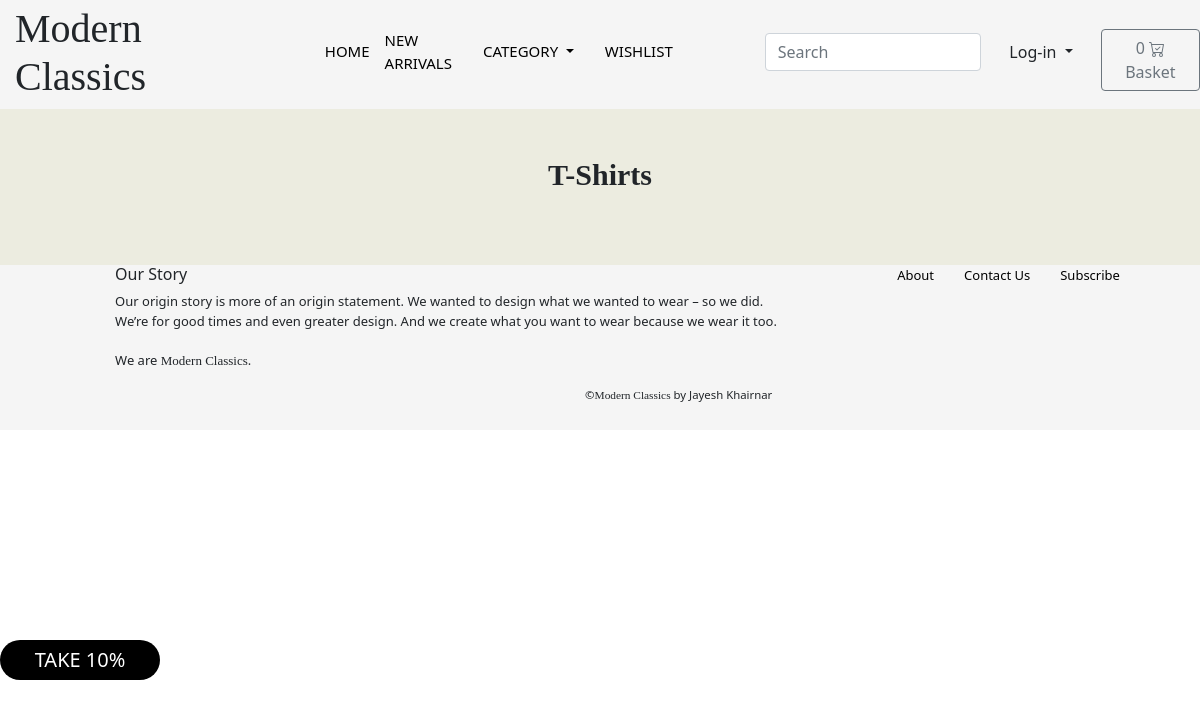
Page /search/t-shirts/ on the earlier database version.
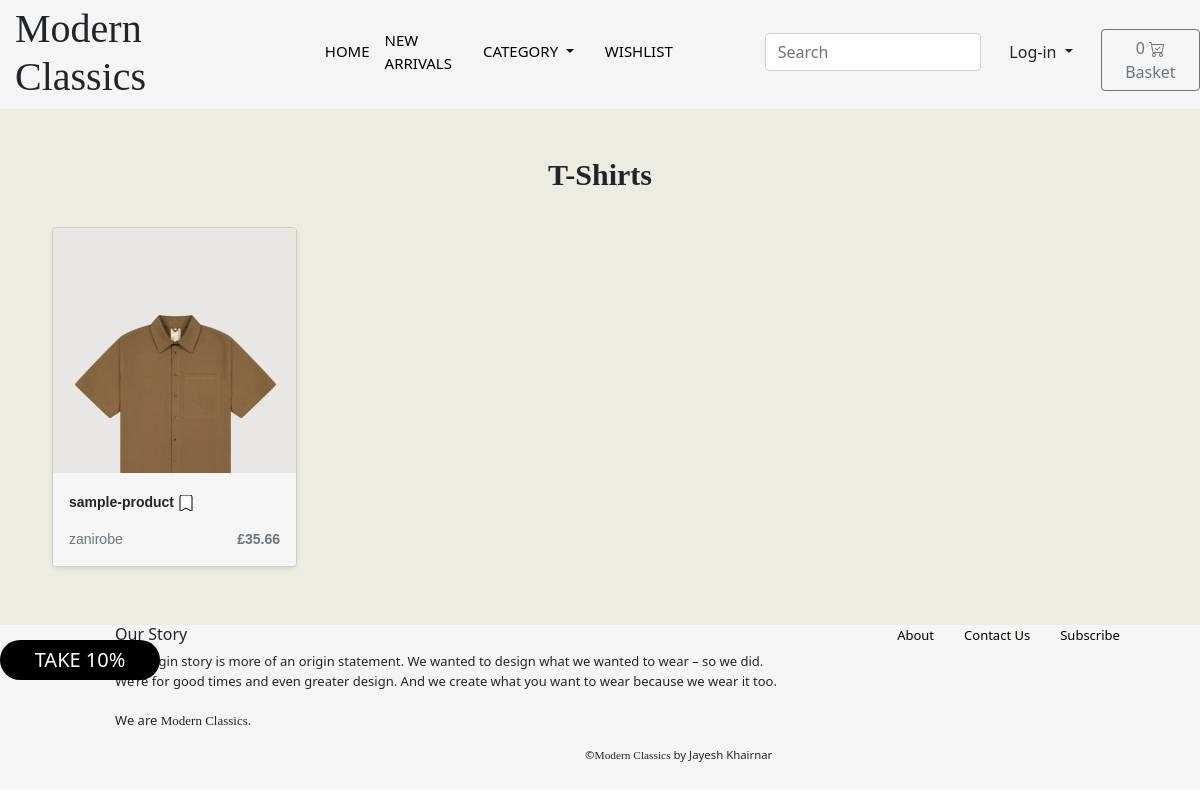
Same page on the later database version.
### store/models.py (models this page shows, shortened)
class Category(models.Model):
    name = models.CharField(max_length=225,db_index=True)               #db_index-->??
    slug = models.SlugField(max_length=225, unique=True)                #SlugField,unique--->??
    category_image = models.ImageField(upload_to='uploads/ategory', default='uploads/products/default.jpg')
    class Meta:                                                         #Meta-->??
        verbose_name_plural='categories'
    def get_absolute_url(self):
        return reverse("store:category_list", args=[self.slug])

class Product(models.Model):
    category = models.ForeignKey(Category, related_name='product', on_delete=models.CASCADE)
    created_by = models.ForeignKey(User , on_delete=models.CASCADE , related_name='product_creator')
    title = models.CharField(max_length=255)
    slug = models.SlugField(max_length=255)
    brand = models.CharField(max_length=100)
    price = models.DecimalField(max_digits=5, decimal_places=2)
    in_stock = models.BooleanField(default=True)
    is_active = models.BooleanField(default=True)
    is_wishlisted = models.BooleanField(default=False)
    description = models.CharField(
        max_length=1000, default='', blank=True, null=True)
    image = models.ImageField(upload_to='uploads/products/',default='uploads/products/default.jpg')
    image2 = models.ImageField(upload_to='uploads/products/',default='uploads/products/default.jpg')
    created = models.DateTimeField(auto_now_add=True)
    updated = models.DateTimeField(auto_now=True)
    objects = models.Manager()
    products = ProductManager()
    wishlisted = WishlistManager()
    class Meta:
        verbose_name_plural = 'Products'
        ordering=('created',)
    def get_absolute_url(self):
        return reverse("store:product_detail", args=[self.slug])

### store/views.py (the view)
# urls.py: path('search/<slug:category_slug>/', views.category_list, name='category_list'),
def category_list(request, category_slug=None):
    category = get_object_or_404(Category,slug=category_slug)
    products = Product.objects.filter(category=category)
    return render(request, 'store/products/category.html',{'category':category, 'products':products})

### basket/basket.py (called while the page is built)
    def __len__(self):
        return sum(item['qty'] for item in self.basket.values())

### basket/context_processors.py (called while the page is built)
def basket(request):
    return {'basket': Basket(request)}

### store/context_processors.py (called while the page is built)
def categories(request):
    return{
        'categories': Category.objects.all()
    }

### templates/store/products/category.html (shortened to what this page needs)
{% extends "../base.html" %}
{% load static %}
{% block content %}
<main>
  <div class="album py-5 bg-transparent">
    <div class="container bg-transparent">
      <div class="pb-3 h5 bg-transparent ">{{category.name|title}}</div>
      <div class="products-container bg-transparent">
      {% for product in products %}
        <div class="col bg-transparent">
          <div class="card shadow-sm bg-transparent">
            <div class="flip-card">
              <div class="flip-card-inner">
                <div class="flip-card-front">
                  <img class="card-img-top first-img" alt="Responsive image" src="{{ product.image.url }}">
                </div>
                <div class="flip-card-back">
                </div>
              </div>
            </div>
            <div class="card-body">
              <p class="card-text">
                <a class="text-dark text-decoration-none bolder-text" href="{{ product.get_absolute_url }}">{{ product.title }}</a>
                <svg id="svg{{forloop.counter}}" class="bi bi-bookmark-fill" data-index="{{product.id}}" xmlns="http://www.w3.org/2000/svg" width="16" height="16" fill="currentColor"  viewBox="0 0 16 16"> <path d="M2 2v13.5a.5.5 0 0 0 .74.439L8 13.069l5.26 2.87A.5.5 0 0 0 14 15.5V2a2 2 0 0 0-2-2H4a2 2 0 0 0-2 2z" ></path> </svg>
              </p>
              <div class="d-flex justify-content-between align-items-center">
                <small class="text-muted">{{ product.brand }}</small>
                <small class="text-muted"><strong>&pound;{{ product.price }}</strong></small>
              </div>
            </div>
          </div>
        </div>
      {% endfor %}
      </div>
    </div>
  </div>
</main>
{% endblock %}

### templates/store/base.html (shortened to what this page needs)
{% load static %}
<html>
<head>
    <link href="https://cdn.jsdelivr.net/npm/bootstrap@5.0.0-beta1/dist/css/bootstrap.min.css" rel="stylesheet">
    <link rel="stylesheet" href=" {% static 'base.css' %}">
    <link rel="stylesheet" href=" {% static 'home.css' %}">
    <link rel="stylesheet" href=" {% static 'category.css' %}">
    <link rel="stylesheet" href=" {% static 'collections.css' %}">
    <link rel="stylesheet" href="https://cdnjs.cloudflare.com/ajax/libs/font-awesome/4.7.0/css/font-awesome.min.css">
</head>
<body>
    <header>
        <nav class="nav-bar" id="navbar">
            <h1 class="brand_name">Modern Classics</h1>
            <div class="nav-bar left">
                <ul class="nav-sections" id="nav-sections-left">
                    <li class="nav-item">
                        <a href="/">HOME</a>
                    </li>
                    <li class="nav-item">
                        <a href="#">NEW ARRIVALS</a>
                    </li>
                    <li class="nav-item dropdown">
                        <a class="nav-link dropdown-toggle" href="#" id="navbarDropdown" role="button"
                                data-bs-toggle="dropdown" aria-expanded="false">
                                CATEGORY
                        </a>
                    </li>
                    <li class="nav-item">
                        <a href="{% url 'saved:wishlist' %}">WISHLIST</a>
                    </li>
                </ul>
            </div>
            <div class="nav-bar right">
                <ul class="nav-sections" id="nav-sections-right">
                    <li class="nav-item">
                        <input class="form-control me-2" type="search" placeholder="Search" aria-label="Search">
                    </li>
                    <li class="nav-item">
                        <div class="dropdown">
                            <button type="button" class="btn btn dropdown-toggle" data-bs-toggle="dropdown" aria-expanded="false" data-bs-auto-close="outside">
                             Log-in
                            </button>
                        </div>
                    </li>
                </ul>
                <a type="button" role="button" href="{% url "basket:basket_summary" %}" class="btn btn-outline-secondary">
                    {% with total_qty=basket|length %}
                    <div id="basket-qty" class="d-inline-flex">
                        {% if total_qty > 0 %}
                            {{total_qty}}
                        {%else%}
                            0
                        {% endif %}
                    </div>
                    {% endwith%}
                      Basket
                </a>
            </div>
        </nav>
    </header>
    <div id="content">{% block content %} {% endblock %}</div>
    <footer>
        <div class="footer">
                <div class="our-story" id="our-story">
                        <h6>Our Story</h6>
                        <p>Our origin story is more of an origin statement. We wanted to design what we wanted to wear – so we did.
                            We’re for good times and even greater design. And we create what you want to wear because we wear it too. <br><br>
                            We are <span id="brand_name">Modern Classics</span>.
                        </p>
                        <div class="copywright">
                            <p><small>&copy;<span id="brand_name">Modern Classics</span> by Jayesh Khairnar</small></p>
                        </div>
                </div>
                <ul class="footer-sections">
                    <li class="nav-item">
                        <a href="#">About</a>
                    </li>
                    <li class="nav-item">
                        <a href="#">Contact Us</a>
                    </li>
                    <li class="nav-item">
                        <a href="#">Subscribe</a>
                    </li>
                </ul>
        </div>
  <button class="sale-offer-notification" id="plus">TAKE 10%</button>
    </footer>
</body>
</html>

### store/static/base.css (style rules this page uses)
* { margin-top: 0px; background-color: whitesmoke; }
.nav-bar { display: flex; align-items: center; justify-content: space-around; padding-top:5px ; z-index: 100; }
.brand_name { font-family: 'Playfair Display', serif; padding-left: 15px; padding-right: 30px; }
#brand_name { font-family: 'Playfair Display', serif; }
.nav-bar .left { padding-left:10px ; }
.nav-bar .right { padding-left: 30px; }
.nav-sections { display: flex; align-items: center; justify-content: center; list-style-type: none; font-size: 15px; }
.nav-item { margin-right: 15px; }
.nav-item a { text-decoration: none; color: black; }
.footer { display: flex; justify-content: space-evenly; align-items: baseline; font-size: small; padding-bottom: 10px; }
.our-story { padding-left: 50px; width: 60%; }
.footer-sections { display: flex; list-style-type: none; }
.footer-sections li { padding-left: 15px; }
.copywright { margin-left: 470px; }
a { text-decoration: none; }
.sale-offer-notification { padding: 5px 5px; margin-left: 0px; font-size: 20px; position:fixed ; z-index: 1000; top: 80%; }
.sale-offer-notification { background-color: #000000; border: none; color: white; border-radius: 50px; width: 10rem; overflow: hidden; transition: transform 500ms ease; -webkit-transition: all 1.25s ease; -moz-transition: all 1.25s ease; -o-transition: all 1.25s ease; transition: all 1.25s ease; cursor: pointer; }

### store/static/home.css (style rules this page uses)
main { margin: 0; padding: 0; overflow-x: hidden; background-color: rgb(236, 236, 224); }
.h5 { font-weight: bolder; font-size: 30px; font-family:Georgia, 'Times New Roman', Times, serif; text-align: center; background-color: rgb(236, 236, 224); }

### store/static/category.css (style rules this page uses)
.products-container { display: flex; align-items:center; justify-content: space-around; flex-direction: row; flex-wrap:wrap; }
.col { margin: 10px; }
.card { width: 245px; height: 340px; overflow: hidden; }
.flip-card { background-color: transparent; width: 245px; height: 320px; overflow: hidden; perspective: 1000px; }
.flip-card-inner { position: relative; width: 245px; height: 320px; text-align: center; transition: transform 0.6s ease-in; transition-delay: .2s; transform-style: preserve-3d; box-shadow: 0 4px 8px 0 rgba(0,0,0,0.2); }
.flip-card-front, .flip-card-back { position: absolute; width: 245px; height: 320px; -webkit-backface-visibility: hidden; backface-visibility: hidden; }
.flip-card-front { background-color: #bbb; color: black; }
.flip-card-back { background-color: #2980b9; color: white; transform: rotateY(180deg); }
.bolder-text { font-size: 14px; font-weight: bolder; font-family:Verdana, Geneva, Tahoma, sans-serif ; }
.text-muted { font-family: 'Trebuchet MS', 'Lucida Sans Unicode', 'Lucida Grande', 'Lucida Sans', Arial, sans-serif; }

### store/static/collections.css (style rules this page uses)
.bi.bi-bookmark-fill { cursor: pointer; color:white; stroke: #020000; stroke-width: 1px; stroke-linejoin: round; }

Differences in the rows shown:
added Product: image (picture), title "sample-product", brand "zanirobe", price "35.66"
